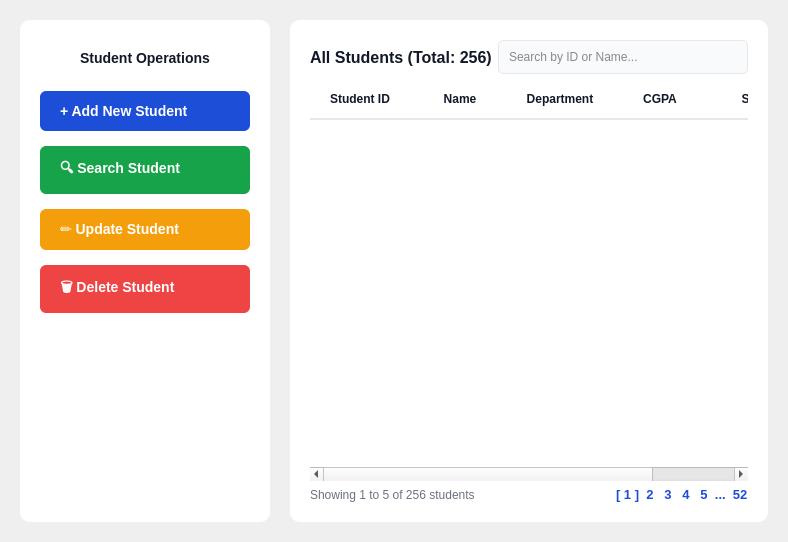
   <widget class="QWidget" name="Studentpage">
    <property name="styleSheet">
     <string>QWidget#Studentpage { background-color: #f5f7fb; }</string>
    </property>
    <layout class="QHBoxLayout" name="horizontalLayout_Main_Students">
     <property name="spacing">
      <number>20</number>
     </property>
     <property name="leftMargin">
      <number>20</number>
     </property>
     <property name="topMargin">
      <number>20</number>
     </property>
     <property name="rightMargin">
      <number>20</number>
     </property>
     <property name="bottomMargin">
      <number>20</number>
     </property>
     <item>
      <widget class="QFrame" name="frame_Operations_Student">
       <property name="minimumSize">
        <size>
         <width>250</width>
         <height>0</height>
        </size>
       </property>
       <property name="maximumSize">
        <size>
         <width>250</width>
         <height>16777215</height>
        </size>
       </property>
       <property name="styleSheet">
        <string>
         QFrame#frame_Operations_Student {
             background-color: white;
             border-radius: 10px;
         }
         QPushButton {
             color: white;
             font-weight: bold;
             font-size: 14px;
             border-radius: 6px;
             padding: 12px;
             text-align: left;
             padding-left: 20px;
         }
         QPushButton#btn_addStudent { background-color: #1d4ed8; }
         QPushButton#btn_addStudent:hover { background-color: #1e40af; }
         
         QPushButton#btn_searchStudent { background-color: #16a34a; }
         QPushButton#btn_searchStudent:hover { background-color: #15803d; }
         
         QPushButton#btn_updateStudent { background-color: #f59e0b; }
         QPushButton#btn_updateStudent:hover { background-color: #d97706; }
         
         QPushButton#btn_deleteStudent { background-color: #ef4444; }
         QPushButton#btn_deleteStudent:hover { background-color: #dc2626; }
        </string>
       </property>
       <layout class="QVBoxLayout" name="verticalLayout_Ops_Stu">
        <property name="spacing">
         <number>15</number>
        </property>
        <property name="leftMargin">
         <number>20</number>
        </property>
        <property name="topMargin">
         <number>30</number>
        </property>
        <property name="rightMargin">
         <number>20</number>
        </property>
        <item>
         <widget class="QLabel" name="label_OpsTitle_Stu">
          <property name="styleSheet">
           <string>font-weight: bold; font-size: 14px; color: #111827;</string>
          </property>
          <property name="text">
           <string>Student Operations</string>
          </property>
          <property name="alignment">
           <set>Qt::AlignmentFlag::AlignCenter</set>
          </property>
         </widget>
        </item>
        <item>
         <spacer name="verticalSpacer_small_stu">
          <property name="orientation">
           <enum>Qt::Orientation::Vertical</enum>
          </property>
          <property name="sizeHint" stdset="0">
           <size>
            <width>20</width>
            <height>10</height>
           </size>
          </property>
         </spacer>
        </item>
        <item>
         <widget class="QPushButton" name="btn_addStudent">
          <property name="text">
           <string>+ Add New Student</string>
          </property>
         </widget>
        </item>
        <item>
         <widget class="QPushButton" name="btn_searchStudent">
          <property name="text">
           <string>🔍 Search Student</string>
          </property>
         </widget>
        </item>
        <item>
         <widget class="QPushButton" name="btn_updateStudent">
          <property name="text">
           <string>✏️ Update Student</string>
          </property>
         </widget>
        </item>
        <item>
         <widget class="QPushButton" name="btn_deleteStudent">
          <property name="text">
           <string>🗑️ Delete Student</string>
          </property>
         </widget>
        </item>
        <item>
         <spacer name="verticalSpacer_large_stu">
          <property name="orientation">
           <enum>Qt::Orientation::Vertical</enum>
          </property>
          <property name="sizeHint" stdset="0">
           <size>
            <width>20</width>
            <height>200</height>
           </size>
          </property>
         </spacer>
        </item>
       </layout>
      </widget>
     </item>
     <item>
      <widget class="QFrame" name="frame_Data_Student">
       <property name="styleSheet">
        <string>
         QFrame#frame_Data_Student {
             background-color: white;
             border-radius: 10px;
         }
         QLineEdit {
             padding: 8px;
             border: 1px solid #e5e7eb;
             border-radius: 5px;
             background-color: #f9fafb;
             color: #111827;
         }
        </string>
       </property>
       <layout class="QVBoxLayout" name="verticalLayout_Data_Stu">
        <property name="leftMargin">
         <number>20</number>
        </property>
        <property name="topMargin">
         <number>20</number>
        </property>
        <property name="rightMargin">
         <number>20</number>
        </property>
        <property name="bottomMargin">
         <number>20</number>
        </property>
        <item>
         <layout class="QHBoxLayout" name="horizontalLayout_TopBar_Stu">
          <item>
           <widget class="QLabel" name="label_StuTableTitle">
            <property name="styleSheet">
             <string>font-weight: bold; font-size: 16px; color: #111827;</string>
            </property>
            <property name="text">
             <string>All Students (Total: 256)</string>
            </property>
           </widget>
          </item>
          <item>
           <spacer name="horizontalSpacer_TitleSearch_Stu">
            <property name="orientation">
             <enum>Qt::Orientation::Horizontal</enum>
            </property>
            <property name="sizeHint" stdset="0">
             <size>
              <width>0</width>
              <height>0</height>
             </size>
            </property>
           </spacer>
          </item>
          <item>
           <widget class="QLineEdit" name="lineEdit_SearchStu">
            <property name="minimumSize">
             <size>
              <width>250</width>
              <height>0</height>
             </size>
            </property>
            <property name="placeholderText">
             <string>Search by ID or Name...</string>
            </property>
           </widget>
          </item>
         </layout>
        </item>
        <item>
         <widget class="QTableWidget" name="studentsTable">
          <property name="styleSheet">
           <string>
            QTableWidget { background-color: white; color: #374151; border: none; gridline-color: #f3f4f6; font-size: 13px; }
            QTableWidget::viewport { background-color: white; }
            QHeaderView::section { background-color: white; color: #111827; font-weight: bold; padding: 10px; border: none; border-bottom: 2px solid #e5e7eb; }
            QTableWidget::item { padding: 5px; border-bottom: 1px solid #f3f4f6; background-color: white; color: #111827; }
            QTableWidget::item:selected { background-color: #eff6ff; color: #1d4ed8; }
           </string>
          </property>
          <property name="selectionBehavior">
           <enum>QAbstractItemView::SelectionBehavior::SelectRows</enum>
          </property>
          <property name="showGrid">
           <bool>false</bool>
          </property>
          <attribute name="horizontalHeaderStretchLastSection">
           <bool>true</bool>
          </attribute>
          <attribute name="verticalHeaderVisible">
           <bool>false</bool>
          </attribute>
          <column>
           <property name="text">
            <string>Student ID</string>
           </property>
          </column>
          <column>
           <property name="text">
            <string>Name</string>
           </property>
          </column>
          <column>
           <property name="text">
            <string>Department</string>
           </property>
          </column>
          <column>
           <property name="text">
            <string>CGPA</string>
           </property>
          </column>
          <column>
           <property name="text">
            <string>Status</string>
           </property>
          </column>
         </widget>
        </item>
        <item>
         <layout class="QHBoxLayout" name="horizontalLayout_BottomBar_Stu">
          <item>
           <widget class="QLabel" name="label_ShowingStu">
            <property name="styleSheet">
             <string>color: #6b7280; font-size: 12px;</string>
            </property>
            <property name="text">
             <string>Showing 1 to 5 of 256 students</string>
            </property>
           </widget>
          </item>
          <item>
           <spacer name="horizontalSpacer_Pagination_Stu">
            <property name="orientation">
             <enum>Qt::Orientation::Horizontal</enum>
            </property>
            <property name="sizeHint" stdset="0">
             <size>
              <width>0</width>
              <height>0</height>
             </size>
            </property>
           </spacer>
          </item>
          <item>
           <widget class="QLabel" name="label_PaginationDummy">
            <property name="styleSheet">
             <string>color: #1d4ed8; font-weight: bold; font-size: 13px;</string>
            </property>
            <property name="text">
             <string>[ 1 ]  2   3   4   5  ...  52</string>
            </property>
           </widget>
          </item>
         </layout>
        </item>
       </layout>
      </widget>
     </item>
    </layout>
   </widget>
